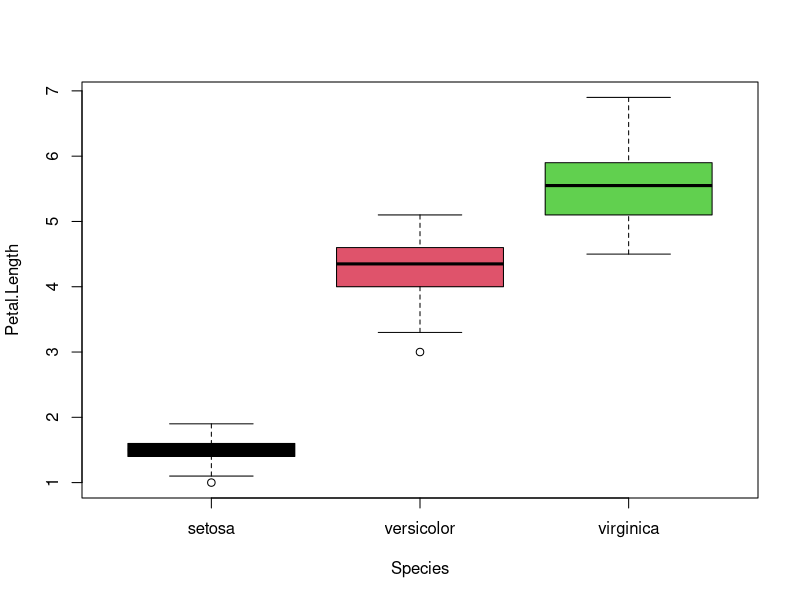
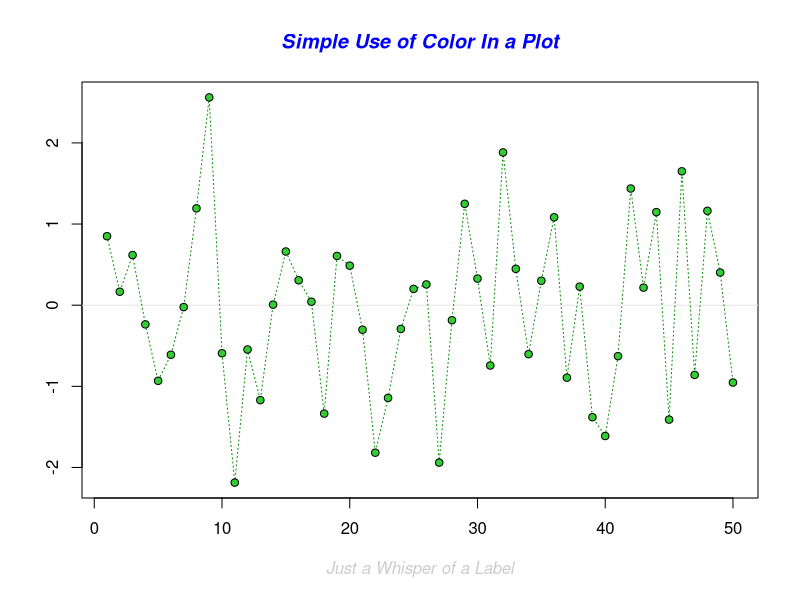
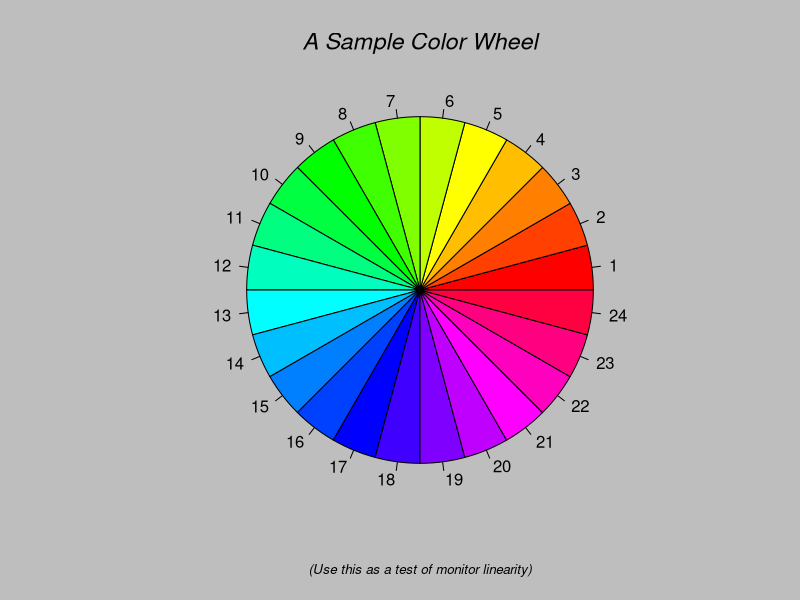
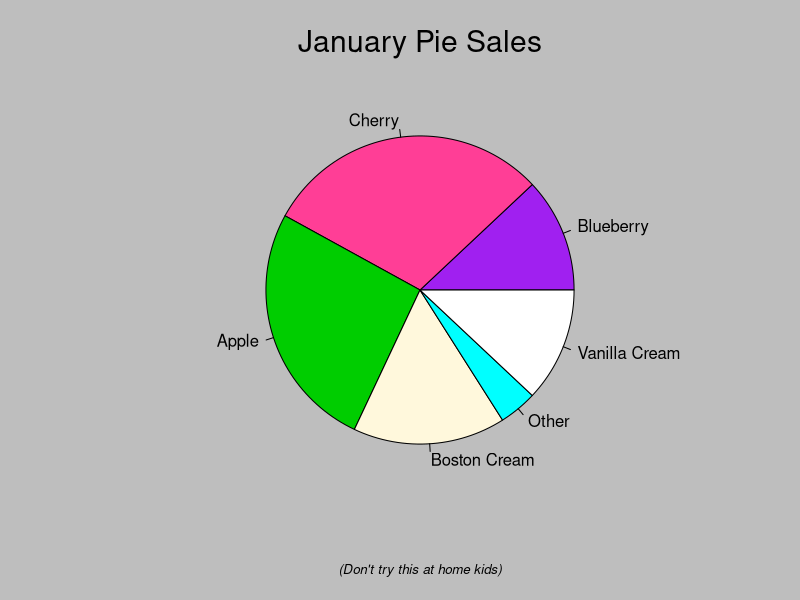
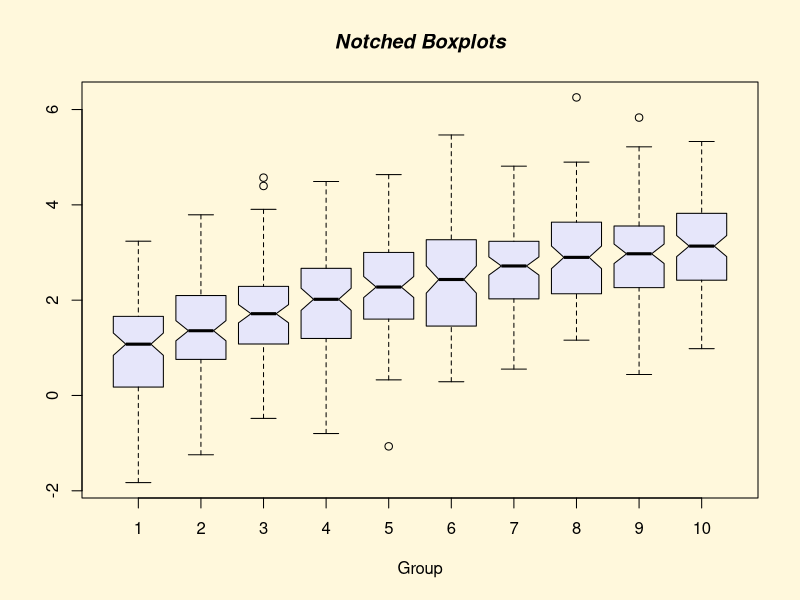
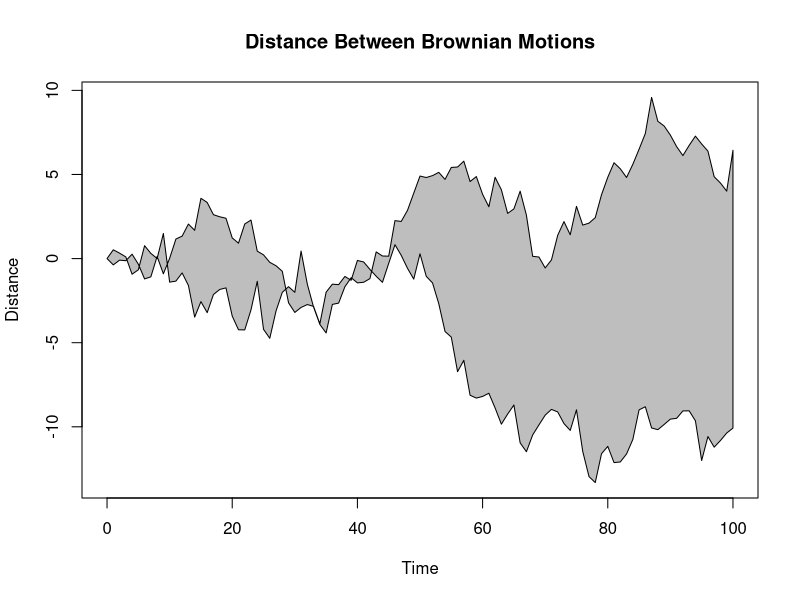
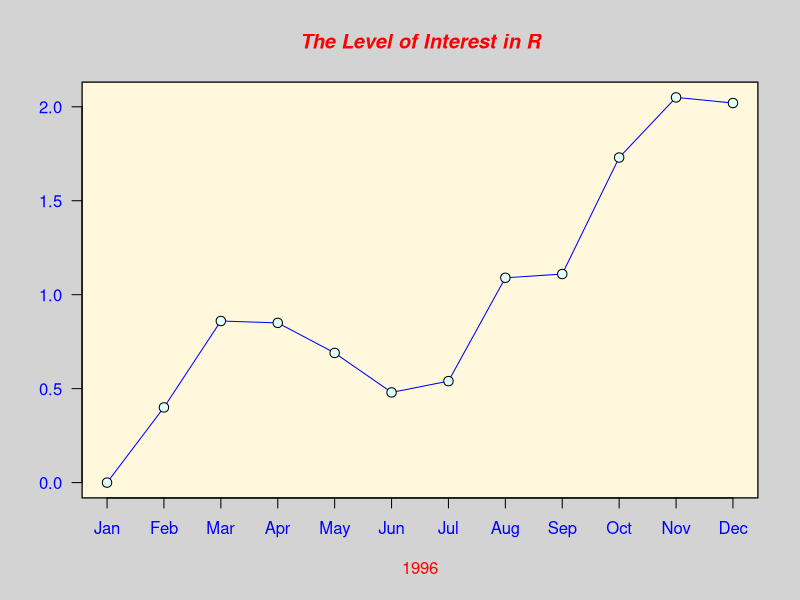
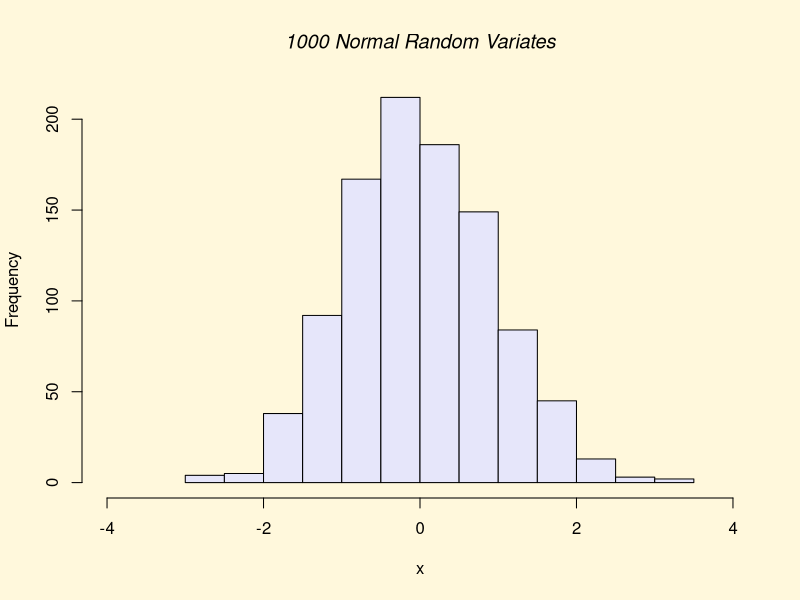

Source code (R) for these figures, in order:
##---------------------------##
##` Session 1: Follow Along `##
##---------------------------##
##==========================Interacting R=======================================
##=== R Script ===
## Load data
data("iris")

## display data sample
head(iris)

## get statistics
summary(iris)

## get plot
boxplot(Petal.Length ~ Species, data = iris, col=c(1:3))

## Running the script [terminal]
# Rscript boxplot.R

##=== R help ===

## ? [function]
?head

## help([function])
help(head)

## example([function])
example(head)

## demo([topic])
demo(graphics)

## browseVignettes([package])
## library([package])
browseVignettes("stats")

search()

data()


##---------------------------##
##` Session 3: Follow Along `##
##---------------------------##
##===========================Control Flow=======================================
##=== if statement ===
x <- 30L
if(is.integer(x)) {
  print("X is an Integer")
}

##=== if-else statement ===
x <- c("what","is","truth")
if("Truth" %in% x) {
  print("Truth is found")
} else {
  print("Truth is not found")
}

##=== switch statement ===
x <- switch(
  3,
  "first",
  "second",
  "third",
  "fourth"
)
print(x)

##============================R Loops===========================================

##=== for loop ===
v <- LETTERS[1:4]
#
for ( i in v) {
  print(i)
}

##=== while loop ===
v <- c("Hello","while loop")
cnt <- 2

while (cnt < 7) {
  print(v)
  cnt = cnt + 1
}

##=== repeat loop & break statement ===
v <- c("Hello","loop")
cnt <- 2

repeat {
  print(v)
  cnt <- cnt + 1
  
  if(cnt > 5) {
    break
  }
}

##=== next statement ===
v <- LETTERS[1:6]
for ( i in v) {
  
  if (i == "D") {
    next
  }
  print(i)
}

##=======================The apply family=======================================

##=== apply function ===
mtrx <- matrix(c(1:10, 11:20, 21:30), 
               nrow = 10, ncol = 3)
mtrx

apply(mtrx, 1, sum) # row-wise

apply(mtrx, 2, sum) # column-wise

st.err <- function(x){
  sd(x)/sqrt(length(x))
}

apply(mtrx,2, st.err)

##=== lapply function ===
A<-c(1:10)
B<-c(11:20)
C<-c(21:30)
my.lst<-list(A,B,C)
my.lst

lapply(my.lst, sum)

##=== sapply function ===
sapply(my.lst, mean)

##=== vapply function ===
vapply(my.lst, mean, numeric(1))

##=== tapply function ===
iris$Sepal.Length
iris$Species
tapply(iris$Sepal.Length, iris$Species, mean)

##=== mapply function ===
mapply(sum, A, B, C)

##---------------------------##
##` Session 6: Follow Along `##
##---------------------------##
##===================Measures of Central Tendency===============================
mean(iris$Sepal.Width)

median(iris$Sepal.Width)

x <- table(iris$Sepal.Width)
sort(x, decreasing = TRUE)
x<-iris$Sepal.Width
hist(x, freq=FALSE)
lines(density(x), col='red', lwd=3)
abline(v = mean(x), col="green")
abline(v = median(x), col="blue")
abline(v = 3, col="red")
legend("topright", c("mean", "median","mode"), fill=c("green","blue", "red"))
##===================Measures of Variability===================================
min(iris$Sepal.Length)

max(iris$Sepal.Length)

range(iris$Sepal.Length)

var(iris$Sepal.Length)

sd(iris$Sepal.Length)

##=================Measures of Distribution=====================================
skewness <- function(x) {
  n <- length(x)
  m3 <- sum((x - mean(x))^3) / n
  m2 <- sum((x - mean(x))^2) / n
  skew <- m3 / (m2^(3/2))
  return(skew)
}

skewness(iris$Sepal.Length)

kurtosis <- function(x) {
  n <- length(x)
  m4 <- sum((x - mean(x))^4) / n
  m2 <- sum((x - mean(x))^2) / n
  kurt <- m4 / (m2^2)
  return(kurt)
}
kurtosis(iris$Sepal.Length)

##==================Descriptive Statistics======================================
quantile(iris$Sepal.Length)
quantile(iris$Sepal.Length, probs = c(0.25, 0.5, 0.75))
quantile(iris$Sepal.Length, probs = c(0.1, 0.5, 0.9))

summary(iris)

##==============Frequency/Cross/Contingency Tables==============================
demo_data <- iris

demo_data$size <- 
  ifelse(demo_data$Sepal.Length <
           median(demo_data$Sepal.Length),
         "small", "big"
  )
table(demo_data$Species, demo_data$size)

##====================Correlation===============================================
cor(iris$Sepal.Length,iris$Sepal.Width, method = "pearson")
cor(iris$Sepal.Length,iris$Sepal.Width, method = "spearman")

# improved correlation matrix
library(corrplot)

corrplot(cor(mtcars),
         method = "number",
         type = "upper", # show only upper side
)

##==========================Correlation Test====================================
cor.test(iris$Sepal.Length,iris$Sepal.Width)
